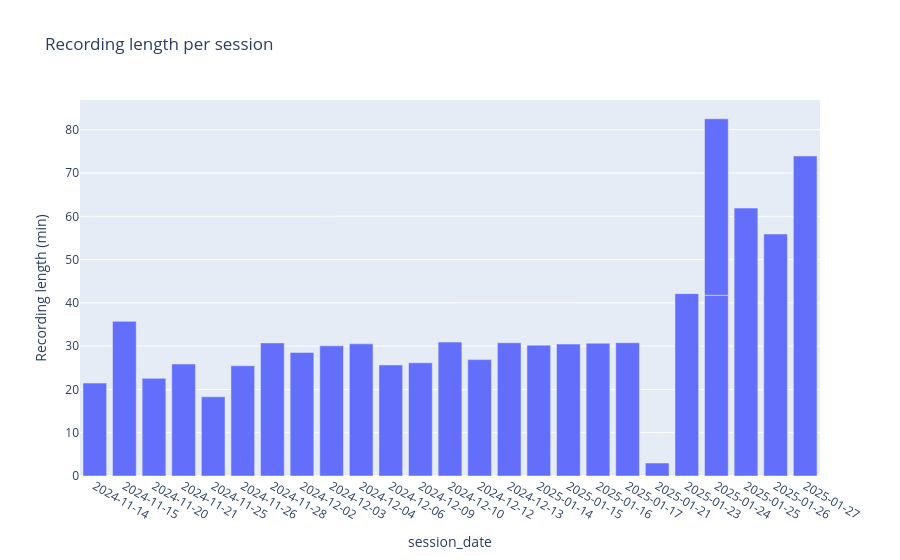

Notebook cell for this chart:
### Code cell
df_long = fr.reset_index()

session_counts = (
    df_long.groupby("session_id")
    .size()
    .rename("n_entries")
    .reset_index()
)
# convert number of bins → minutes
session_counts["duration_min"] = session_counts["n_entries"] * 0.04 / 60
session_counts["session_date"] = session_counts["session_id"].str.split("_").str[0]
session_counts = session_counts.sort_values("session_id")

fig = px.bar(
    session_counts,
    x="session_date",
    y="duration_min",
    labels={
        "session_id": "session_id",
        "duration_min": "Recording length (min)",
    },
    title="Recording length per session",
)

fig.update_xaxes(
    type="category",
    categoryorder="array",
    categoryarray=session_counts["session_id"],
)

fig.show()

### Figure 1 — Plotly figure (JSON) as saved in the notebook; plotly's stock layout.template omitted (floating-point values rounded to 4 significant figures)
{"data": [{"hovertemplate": "session_date=%{x}<br>Recording length (min)=%{y}<extra></extra>", "legendgroup": "", "marker": {"color": "#636efa", "pattern": {"shape": ""}}, "name": "", "orientation": "v", "showlegend": false, "textposition": "auto", "type": "bar", "x": ["2024-11-14", "2024-11-15", "2024-11-20", "2024-11-21", "2024-11-25", "2024-11-26", "2024-11-28", "2024-12-02", "2024-12-03", "2024-12-04", "2024-12-06", "2024-12-09", "2024-12-10", "2024-12-12", "2024-12-13", "2025-01-14", "2025-01-15", "2025-01-16", "2025-01-17", "2025-01-21", "2025-01-23", "2025-01-24", "2025-01-24", "2025-01-25", "2025-01-26", "2025-01-27"], "xaxis": "x", "y": [21.47, 35.73, 22.56, 25.87, 18.31, 25.48, 30.75, 28.56, 30.07, 30.53, 25.65, 26.15, 30.94, 26.89, 30.77, 30.23, 30.48, 30.67, 30.78, 3.0, 42.13, 41.76, 40.76, 61.9, 55.89, 73.94], "yaxis": "y"}], "layout": {"barmode": "relative", "legend": {"tracegroupgap": 0}, "title": {"text": "Recording length per session"}, "xaxis": {"anchor": "y", "categoryarray": ["2024-11-14_16-40", "2024-11-15_15-48", "2024-11-20_17-46", "2024-11-21_17-22", "2024-11-25_16-25", "2024-11-26_16-39", "2024-11-28_17-41", "2024-12-02_16-09", "2024-12-03_16-23", "2024-12-04_18-06", "2024-12-06_16-49", "2024-12-09_17-45", "2024-12-10_17-20", "2024-12-12_16-13", "2024-12-13_17-10", "2025-01-14_18-08", "2025-01-15_17-18", "2025-01-16_17-47", "2025-01-17_16-55", "2025-01-21_18-49", "2025-01-23_16-48", "2025-01-24_12-24", "2025-01-24_19-37", "2025-01-25_21-29", "2025-01-26_21-48", "2025-01-27_13-39"], "categoryorder": "array", "domain": [0, 1], "title": {"text": "session_date"}, "type": "category"}, "yaxis": {"anchor": "x", "domain": [0, 1], "title": {"text": "Recording length (min)"}}}}
